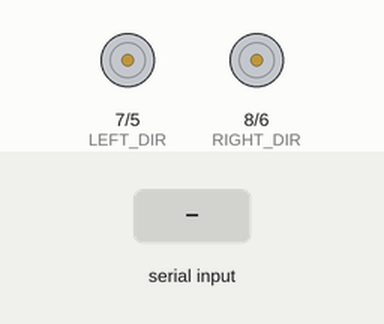
This sketch was run on a simulated Arduino Uno, built with avr-gcc and run on an emulated ATmega328P. Shown: direction and speed pins drawn as motors (green arrow = direction pin HIGH = forward, orange = LOW = backward, longer = more drive). The test bench sets the inputs (shaded band).

Above: at 1.2 s.
1.3 s: "90,45\n" received over Serial
At 2.1 s:
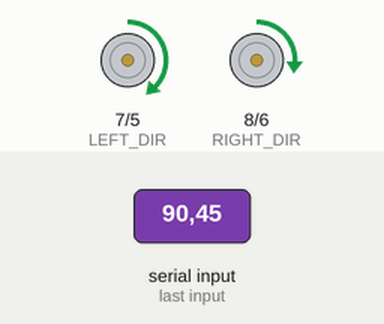
2.8 s: "30,150\n" received over Serial
At 3.3 s:
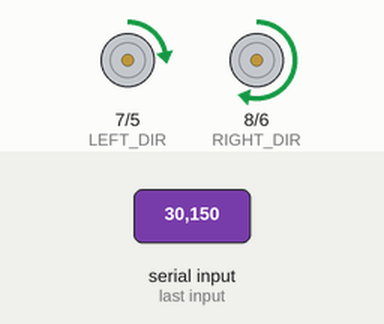
4.3 s: "1,90\n" received over Serial
At 5.5 s:
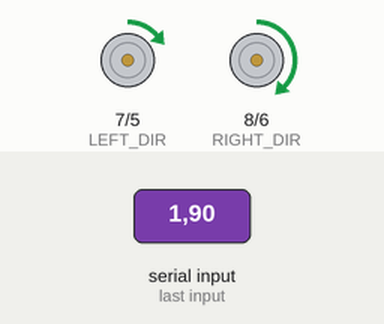
Timing chart, 0 to 7.3 s (numbered marks = the images above; inputs shaded):
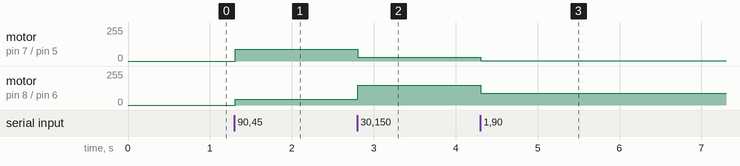

Measured:
- after the input at 1.3 s, motor on pin 7 (LEFT_DIR) / pin 5 (LEFT_PWM): stopped → forward 90/255 at once; motor on pin 8 (RIGHT_DIR) / pin 6 (RIGHT_PWM): stopped → forward 45/255 at once
- after the input at 2.8 s, motor on pin 7 (LEFT_DIR) / pin 5 (LEFT_PWM): forward 90/255 → forward 30/255 at once; motor on pin 8 (RIGHT_DIR) / pin 6 (RIGHT_PWM): forward 45/255 → forward 150/255 at once
- after the input at 4.3 s, motor on pin 7 (LEFT_DIR) / pin 5 (LEFT_PWM): forward 30/255 → forward 1/255 at once; motor on pin 8 (RIGHT_DIR) / pin 6 (RIGHT_PWM): forward 150/255 → forward 90/255 at once

The sketch:

ctrl_io.ino
```cpp
// Left motor
#define LEFT_PWM 5   // speed (PWM pin)
#define LEFT_DIR 7   // direction (any digital pin)

// Right motor
#define RIGHT_PWM 6  // speed (PWM pin)
#define RIGHT_DIR 8  // direction (any digital pin)

void setMotor(uint8_t pinPWM, uint8_t pinDir, int val) {
  val = constrain(val, -255, 255);
  if (val >= 0) {
    digitalWrite(pinDir, HIGH);
    analogWrite(pinPWM, val);
  } else {
    digitalWrite(pinDir, LOW);
    analogWrite(pinPWM, -val);
  }
}

void setup() {
  Serial.begin(9600);
  pinMode(LEFT_PWM,  OUTPUT);
  pinMode(LEFT_DIR,  OUTPUT);
  pinMode(RIGHT_PWM, OUTPUT);
  pinMode(RIGHT_DIR, OUTPUT);

  setMotor(LEFT_PWM,  LEFT_DIR,  0);
  setMotor(RIGHT_PWM, RIGHT_DIR, 0);
}

void loop() {
  if (Serial.available()) {
    String msg = Serial.readStringUntil('\n');
    int commaIndex = msg.indexOf(',');
    if (commaIndex > 0) {
      int left  = msg.substring(0, commaIndex).toInt();
      int right = msg.substring(commaIndex + 1).toInt();
      setMotor(LEFT_PWM,  LEFT_DIR,  left);
      setMotor(RIGHT_PWM, RIGHT_DIR, right);
    }
  }
}
```
